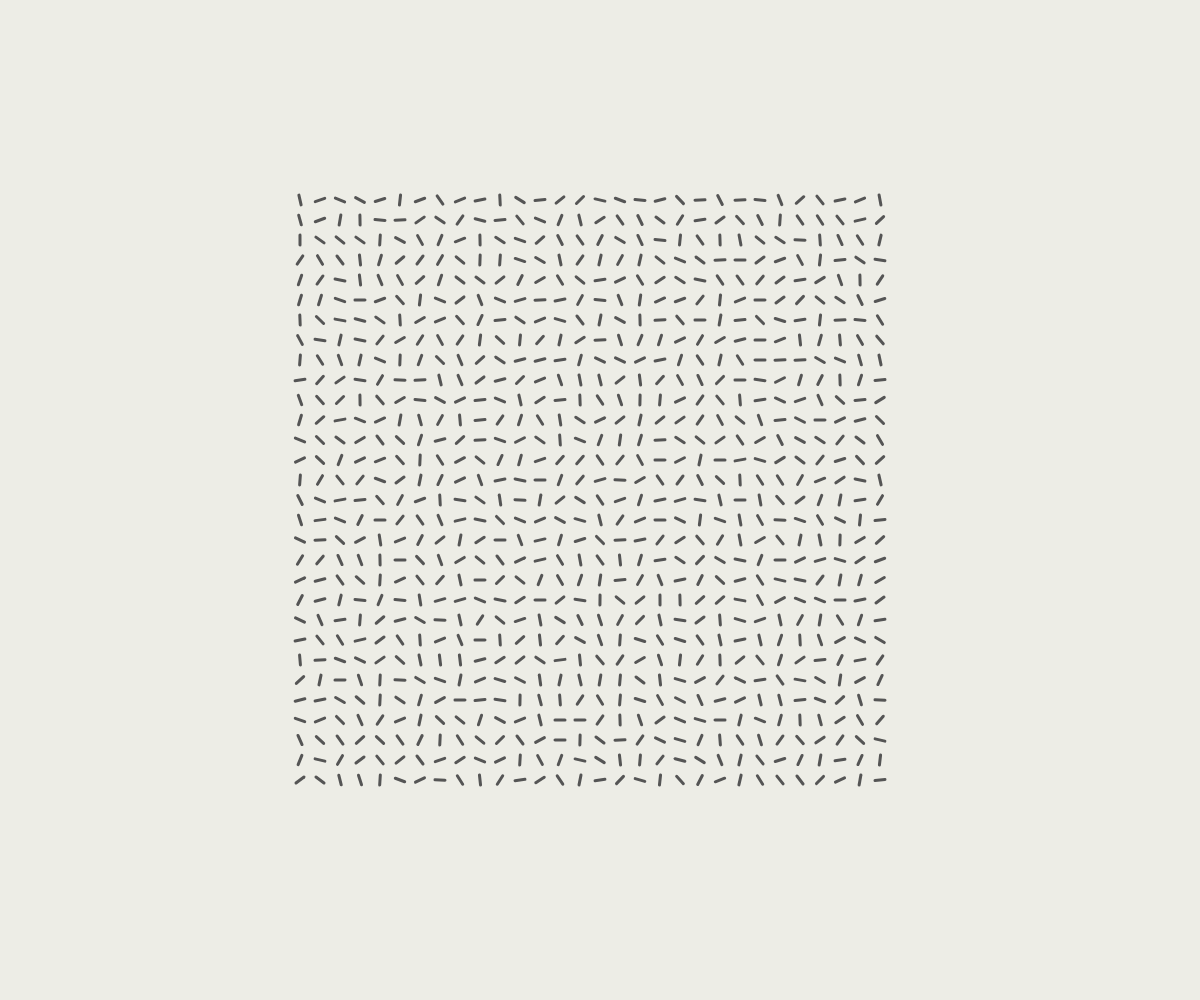
Frame 1 (no input)
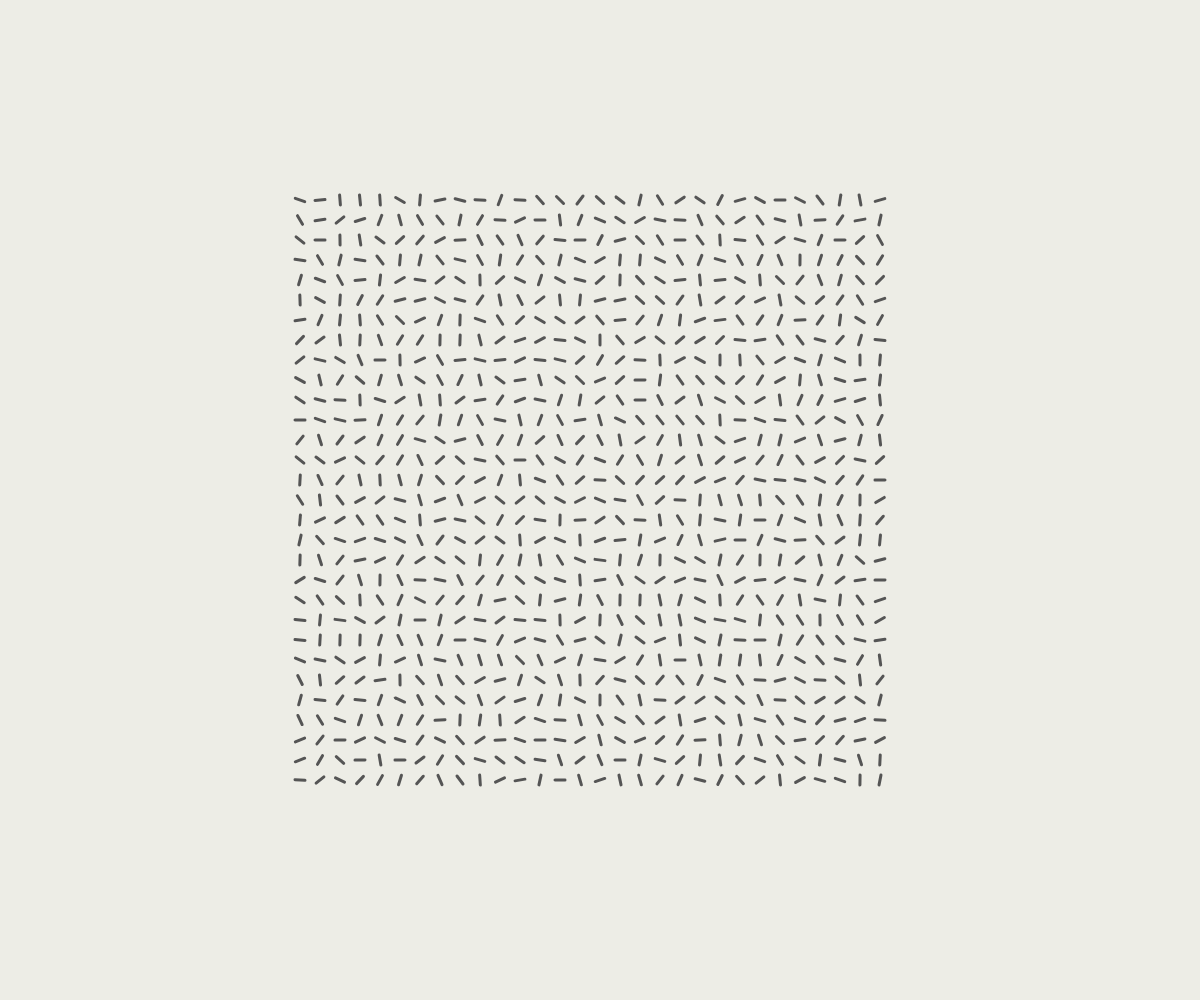
Frame 2 (the mouse pressed at the canvas centre, redrawn once)

The p5.js sketch that drew these frames (run headless with seeded random() and noise() and a simulated clock; the mouse was pressed at the canvas centre and the sketch redrawn once):

// p5.js sketch
// ── sketch.js
var c;

var N_XY = 30;
var GRID_MARGIN = 20;
var GRID_START_X = 0;
var GRID_START_Y = 0;
var LINE_LENGTH = 10;
var STROKE_WEIGHT = 3;
var STROKE_COLOR = '#555';
var BACKGROUND_COLOR = '#EDEDE6';

// -------------
// Setup
// -------------
function setup() {
  c = createCanvas(windowWidth, windowHeight);

  GRID_START_X = windowWidth / 2.0 - N_XY / 2.0 * GRID_MARGIN;
  GRID_START_Y = windowHeight / 2.0 - N_XY / 2.0 * GRID_MARGIN;

  noLoop();
}

// -------------
// Draw
// -------------
function draw() {
  background(BACKGROUND_COLOR);
  noFill();
  stroke(STROKE_COLOR);
  strokeWeight(STROKE_WEIGHT);

  for (var i = 0; i < N_XY; ++i) {
    for (var j = 0; j < N_XY; ++j) {
      push();

      translate(i * GRID_MARGIN + GRID_START_X, j * GRID_MARGIN + GRID_START_Y);
      rotate(PI * 2 * random());
      line(-LINE_LENGTH / 2.0, 0, LINE_LENGTH / 2.0, 0);


      pop();
    }
  }
}

function mouseClicked() {
  redraw();
}
